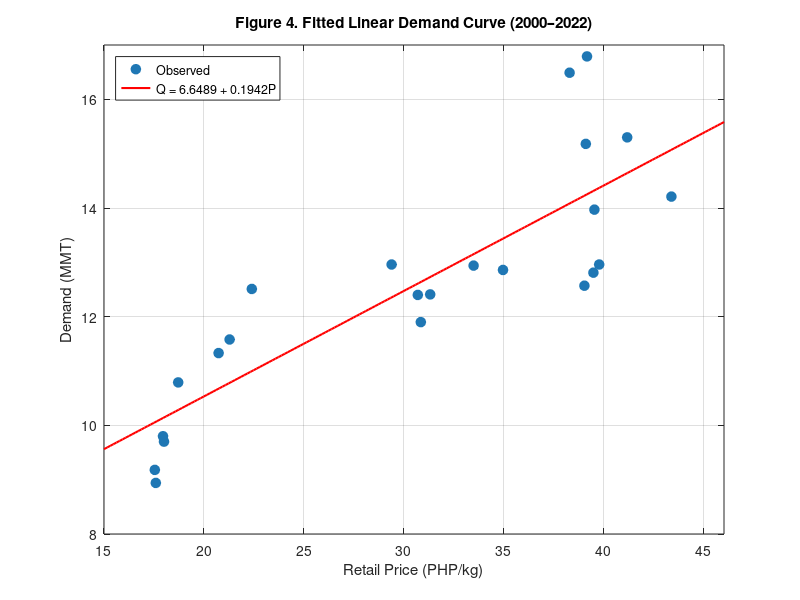

The MATLAB source for this figure:
% Fitted Linear Demand Curve

P = [17.59,17.54,18,17.95,18.71,20.73,21.28,22.39,29.38,30.69,...
     30.84,31.31,33.48,34.95,39.76,39.47,39.02,39.52,43.37,41.16,...
     39.09,38.28,39.15];
Q = [8.94,9.18,9.70,9.80,10.79,11.33,11.58,12.51,12.96,12.40,...
     11.90,12.41,12.94,12.86,12.96,12.81,12.57,13.97,14.21,15.30,...
     15.18,16.49,16.79];

a = 6.6489; b = 0.1942;
P_line = linspace(15, 46, 200);
Q_line = a + b .* P_line;

figure('Color','white')
scatter(P, Q, 50, 'filled', 'MarkerFaceColor', '#1f77b4', ...
        'MarkerEdgeColor', '#1f77b4', 'DisplayName', 'Observed')
hold on
plot(P_line, Q_line, 'r-', 'LineWidth', 1.5, ...
     'DisplayName', 'Q = 6.6489 + 0.1942P')
xlabel('Retail Price (PHP/kg)')
ylabel('Demand (MMT)')
title('Figure 4. Fitted Linear Demand Curve (2000–2022)')
legend('Location', 'northwest')
xlim([15 46])
ylim([8 17])
grid on
box on

exportgraphics(gcf, 'fittedline.png', 'Resolution', 150)
